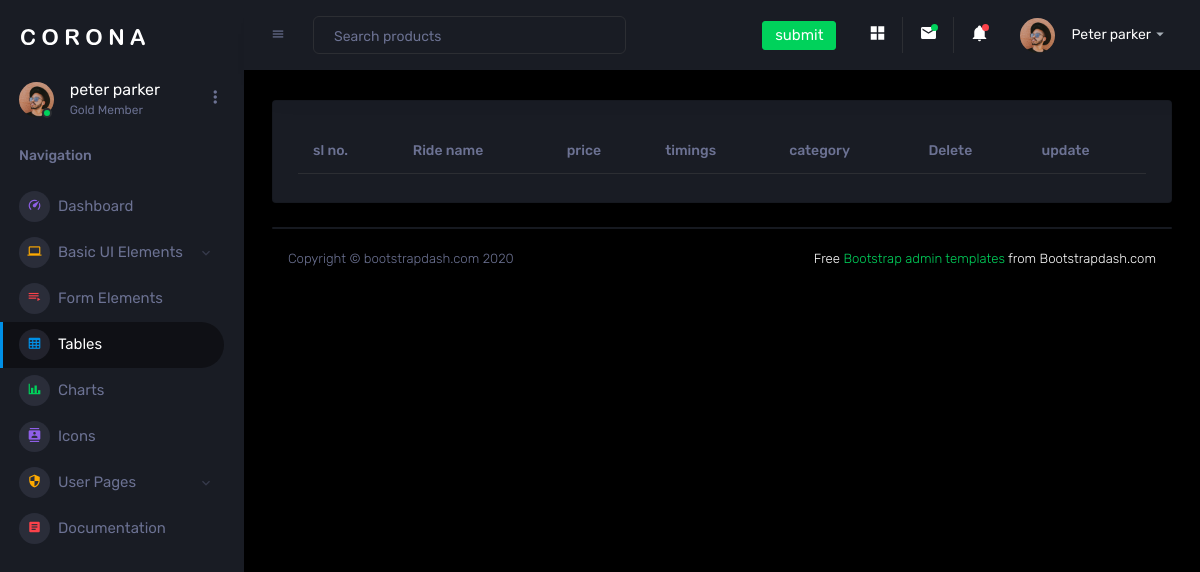
The app's page /table, older data.
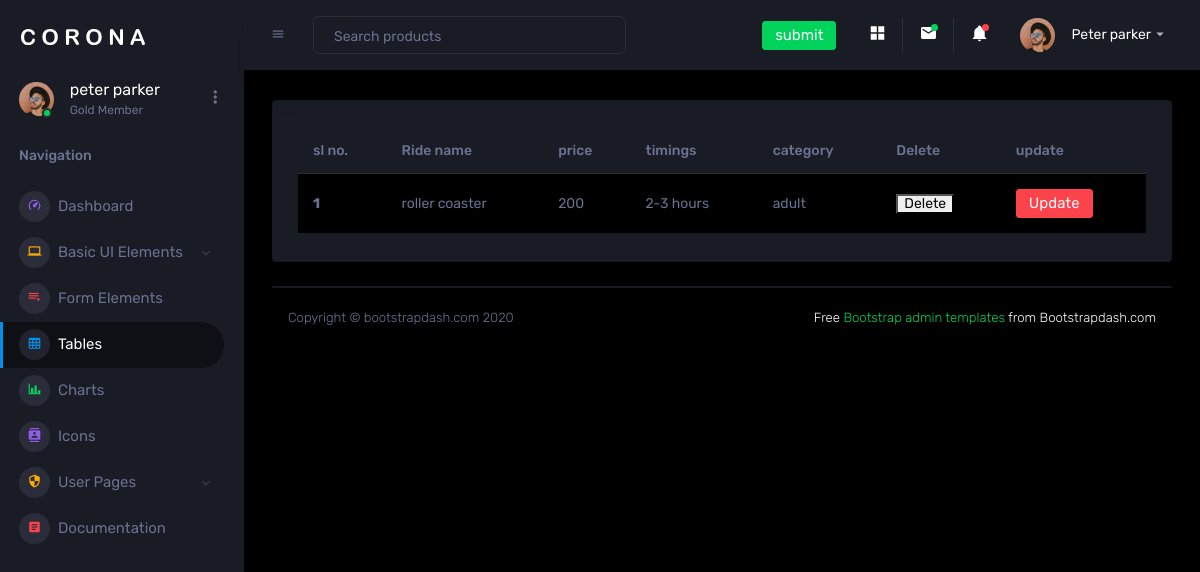
The same page, newer data.
### my_app/models.py (models this page shows)
class games(models.Model):
    age_category = (
        ('child', 'child'),
        ('adult', 'adult'),
        ('aged person', 'aged person')
    )
    ride_name = models.CharField(max_length=30)
    price = models.CharField(max_length=30)
    timings = models.CharField(max_length=30)
    category = models.CharField(max_length=20, choices=age_category)

### my_app/views.py (the view)
# urls.py: path("table",views.games_view,name="table"),
def  games_view(request):
    data = games.objects.all()
    return render(request, 'view_data.html' , {'data': data})

### templates/view_data.html (shortened to what this page needs)
{% extends 'dash.html' %}
{% block content %}
<table class=" table table-striped">
  <thead>
    <tr>
      <th scope="col"> sl no. </th>
      <th scope="col"> Ride name </th>
      <th scope="col"> price </th>
      <th scope="col"> timings </th>
      <th scope="col"> category </th>
      <th scope="col"> Delete </th>
      <th scope="col"> update </th>
    </tr>
  </thead>
  <tbody>
  {% for i in data %}
    <tr>
      <th scope="row">{{forloop.counter}}</th>
      <td>{{i.ride_name}}</td>
      <td>{{i.price}}</td>
      <td>{{i.timings}}</td>
      <td>{{i.category}}</td>
      <td>
        <form action="{% url 'delete' i.id %}" method="POST" >
          <button type="submit"> Delete </button>
        </form>
      </td>
      <td>
        <a href = "{% url 'update' i.id %}" class="btn btn-danger">Update</a>
      </td>
    </tr>
  </tbody>
  {% endfor %}
</table>
{% endblock %}

### templates/dash.html (shortened to what this page needs)
<!DOCTYPE html>
{% load static %}
<html lang="en">
  <head>
    <link rel="stylesheet" href=" {% static 'assets/vendors/mdi/css/materialdesignicons.min.css' %} ">
    <link rel="stylesheet" href=" {% static 'assets/vendors/css/vendor.bundle.base.css' %} ">
    <link rel="stylesheet" href=" {% static 'assets/vendors/jvectormap/jquery-jvectormap.css' %} ">
    <link rel="stylesheet" href=" {% static 'assets/vendors/flag-icon-css/css/flag-icon.min.css' %} ">
    <link rel="stylesheet" href=" {% static 'assets/vendors/owl-carousel-2/owl.carousel.min.css' %} ">
    <link rel="stylesheet" href=" {% static 'assets/vendors/owl-carousel-2/owl.theme.default.min.css' %} ">
    <link rel="stylesheet" href=" {% static 'assets/css/style.css' %} ">
  </head>
  <body>
    <div class="container-scroller">
      <nav class="sidebar sidebar-offcanvas" id="sidebar">
        <div class="sidebar-brand-wrapper d-none d-lg-flex align-items-center justify-content-center fixed-top">
          <a class="sidebar-brand brand-logo" href=" {% static 'index.html' %} "><img src=" {% static 'assets/images/logo.svg' %} " alt="logo" /></a>
        </div>
        <ul class="nav">
          <li class="nav-item profile">
            <div class="profile-desc">
              <div class="profile-pic">
                <div class="count-indicator">
                  <img class="img-xs rounded-circle " src=" {% static 'assets/images/faces/face15.jpg' %} " alt="">
                  <span class="count bg-success"></span>
                </div>
                <div class="profile-name">
                  <h5 class="mb-0 font-weight-normal">peter parker</h5>
                  <span>Gold Member</span>
                </div>
              </div>
              <a href="#" id="profile-dropdown" data-toggle="dropdown"><i class="mdi mdi-dots-vertical"></i></a>
            </div>
          </li>
          <li class="nav-item nav-category">
            <span class="nav-link">Navigation</span>
          </li>
          <li class="nav-item menu-items">
            <a class="nav-link" href=" {% static 'index.html' %} ">
              <span class="menu-icon">
                <i class="mdi mdi-speedometer"></i>
              </span>
              <span class="menu-title">Dashboard</span>
            </a>
          </li>
          <li class="nav-item menu-items">
            <a class="nav-link" data-toggle="collapse" href=" {% static '#ui-basic' %} " aria-expanded="false" aria-controls="ui-basic">
              <span class="menu-icon">
                <i class="mdi mdi-laptop"></i>
              </span>
              <span class="menu-title">Basic UI Elements</span>
              <i class="menu-arrow"></i>
            </a>
          </li>
          <li class="nav-item menu-items">
            <a class="nav-link" href=" {% static 'pages/forms/basic_elements.html' %} ">
              <span class="menu-icon">
                <i class="mdi mdi-playlist-play"></i>
              </span>
              <span class="menu-title">Form Elements</span>
            </a>
          </li>
          <li class="nav-item menu-items">
            <a class="nav-link" href=" {% static 'pages/tables/basic-table.html' %} ">
              <span class="menu-icon">
                <i class="mdi mdi-table-large"></i>
              </span>
              <span class="menu-title">Tables</span>
            </a>
          </li>
          <li class="nav-item menu-items">
            <a class="nav-link" href=" {% static 'pages/charts/chartjs.html' %} ">
              <span class="menu-icon">
                <i class="mdi mdi-chart-bar"></i>
              </span>
              <span class="menu-title">Charts</span>
            </a>
          </li>
          <li class="nav-item menu-items">
            <a class="nav-link" href=" {% static 'pages/icons/mdi.html' %} ">
              <span class="menu-icon">
                <i class="mdi mdi-contacts"></i>
              </span>
              <span class="menu-title">Icons</span>
            </a>
          </li>
          <li class="nav-item menu-items">
            <a class="nav-link" data-toggle="collapse" href=" {% static '#auth' %} " aria-expanded="false" aria-controls="auth">
              <span class="menu-icon">
                <i class="mdi mdi-security"></i>
              </span>
              <span class="menu-title">User Pages</span>
              <i class="menu-arrow"></i>
            </a>
          </li>
          <li class="nav-item menu-items">
            <a class="nav-link"  href="http://www.bootstrapdash.com/demo/corona-free/jquery/documentation/documentation.html">
              <span class="menu-icon">
                <i class="mdi mdi-file-document-box"></i>
              </span>
              <span class="menu-title">Documentation</span>
            </a>
          </li>
        </ul>
      </nav>
      <div class="container-fluid page-body-wrapper">
        <nav class="navbar p-0 fixed-top d-flex flex-row">
          <div class="navbar-menu-wrapper flex-grow d-flex align-items-stretch">
            <button class="navbar-toggler navbar-toggler align-self-center" type="button" data-toggle="minimize">
              <span class="mdi mdi-menu"></span>
            </button>
            <ul class="navbar-nav w-100">
              <li class="nav-item w-100">
                <form class="nav-link mt-2 mt-md-0 d-none d-lg-flex search">
                  <input type="text" class="form-control" placeholder="Search products">
                </form>
              </li>
            </ul>
            <ul class="navbar-nav navbar-nav-right">
              <li class="nav-item dropdown d-none d-lg-block">
                <a class="nav-link btn btn-success create-new-button" id="createbuttonDropdown" data-toggle="dropdown" aria-expanded="false" href="#">submit </a>
              </li>
              <li class="nav-item nav-settings d-none d-lg-block">
                <a class="nav-link" href="#">
                  <i class="mdi mdi-view-grid"></i>
                </a>
              </li>
              <li class="nav-item dropdown border-left">
                <a class="nav-link count-indicator dropdown-toggle" id="messageDropdown" href="#" data-toggle="dropdown" aria-expanded="false">
                  <i class="mdi mdi-email"></i>
                  <span class="count bg-success"></span>
                </a>
              </li>
              <li class="nav-item dropdown border-left">
                <a class="nav-link count-indicator dropdown-toggle" id="notificationDropdown" href="#" data-toggle="dropdown">
                  <i class="mdi mdi-bell"></i>
                  <span class="count bg-danger"></span>
                </a>
              </li>
              <li class="nav-item dropdown">
                <a class="nav-link" id="profileDropdown" href="#" data-toggle="dropdown">
                  <div class="navbar-profile">
                    <img class="img-xs rounded-circle" src=" {% static 'assets/images/faces/face15.jpg' %} " alt="">
                    <p class="mb-0 d-none d-sm-block navbar-profile-name">Peter parker</p>
                    <i class="mdi mdi-menu-down d-none d-sm-block"></i>
                  </div>
                </a>
              </li>
            </ul>
          </div>
        </nav>
        <div class="main-panel">
          <div class="content-wrapper">
            <div class="row ">
              <div class="col-12 grid-margin">
                <div class="card">
                  <div class="card-body">
                    {% block content %}{% endblock %}
                  </div>
                </div>
              </div>
            </div>
                <div class="card">
          </div>
          <footer class="footer">
            <div class="d-sm-flex justify-content-center justify-content-sm-between">
              <span class="text-muted d-block text-center text-sm-left d-sm-inline-block">Copyright © bootstrapdash.com 2020</span>
              <span class="float-none float-sm-right d-block mt-1 mt-sm-0 text-center"> Free <a href="https://www.bootstrapdash.com/bootstrap-admin-template/" target="_blank">Bootstrap admin templates</a> from Bootstrapdash.com</span>
            </div>
          </footer>
        </div>
      </div>
    </div>
  </body>

Row changes from the older to the newer data that the page shows:
added games: ride_name "roller coaster", price "200", timings "2-3 hours", category "adult"
